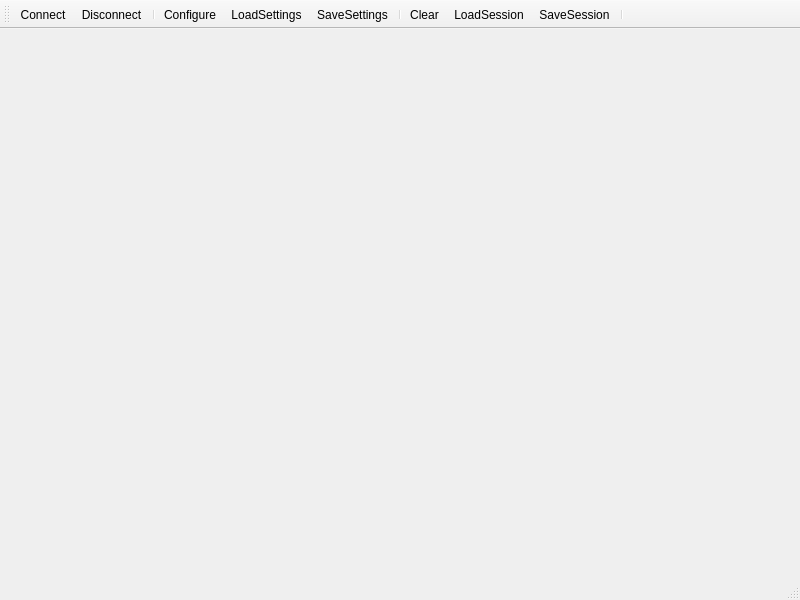
<?xml version="1.0" encoding="UTF-8"?>
<ui version="4.0">
 <class>MainWindow</class>
 <widget class="QMainWindow" name="MainWindow">
  <property name="geometry">
   <rect>
    <x>0</x>
    <y>0</y>
    <width>800</width>
    <height>600</height>
   </rect>
  </property>
  <property name="windowTitle">
   <string>Simple Terminal</string>
  </property>
  <widget class="QWidget" name="centralWidget">
   <layout class="QVBoxLayout" name="verticalLayout"/>
  </widget>
  <widget class="QToolBar" name="mainToolBar">
   <attribute name="toolBarArea">
    <enum>TopToolBarArea</enum>
   </attribute>
   <attribute name="toolBarBreak">
    <bool>false</bool>
   </attribute>
   <addaction name="actionConnect"/>
   <addaction name="actionDisconnect"/>
   <addaction name="separator"/>
   <addaction name="actionConfigure"/>
   <addaction name="actionLoadSettings"/>
   <addaction name="actionSaveSettings"/>
   <addaction name="separator"/>
   <addaction name="actionClear"/>
   <addaction name="actionLoadSession"/>
   <addaction name="actionSaveSession"/>
   <addaction name="separator"/>
  </widget>
  <widget class="QStatusBar" name="statusBar"/>
  <action name="actionAbout">
   <property name="text">
    <string>&amp;About</string>
   </property>
   <property name="toolTip">
    <string>About program</string>
   </property>
   <property name="shortcut">
    <string>Alt+A</string>
   </property>
  </action>
  <action name="actionAboutQt">
   <property name="text">
    <string>About Qt</string>
   </property>
  </action>
  <action name="actionConnect">
   <property name="icon">
    <iconset resource="terminal.qrc">
     <normaloff>:/images/connect.png</normaloff>:/images/connect.png</iconset>
   </property>
   <property name="text">
    <string>C&amp;onnect</string>
   </property>
   <property name="toolTip">
    <string>Connect to serial port</string>
   </property>
   <property name="shortcut">
    <string>Ctrl+O</string>
   </property>
  </action>
  <action name="actionDisconnect">
   <property name="icon">
    <iconset resource="terminal.qrc">
     <normaloff>:/images/disconnect.png</normaloff>:/images/disconnect.png</iconset>
   </property>
   <property name="text">
    <string>&amp;Disconnect</string>
   </property>
   <property name="toolTip">
    <string>Disconnect from serial port</string>
   </property>
   <property name="shortcut">
    <string>Ctrl+D</string>
   </property>
  </action>
  <action name="actionConfigure">
   <property name="icon">
    <iconset resource="terminal.qrc">
     <normaloff>:/images/settings.png</normaloff>:/images/settings.png</iconset>
   </property>
   <property name="text">
    <string>&amp;Configure</string>
   </property>
   <property name="toolTip">
    <string>Configure serial port</string>
   </property>
   <property name="shortcut">
    <string>Alt+C</string>
   </property>
  </action>
  <action name="actionClear">
   <property name="icon">
    <iconset resource="terminal.qrc">
     <normaloff>:/images/clear.png</normaloff>:/images/clear.png</iconset>
   </property>
   <property name="text">
    <string>C&amp;lear</string>
   </property>
   <property name="toolTip">
    <string>Clear data</string>
   </property>
   <property name="shortcut">
    <string>Alt+L</string>
   </property>
  </action>
  <action name="actionQuit">
   <property name="icon">
    <iconset resource="terminal.qrc">
     <normaloff>:/images/application-exit.png</normaloff>:/images/application-exit.png</iconset>
   </property>
   <property name="text">
    <string>&amp;Quit</string>
   </property>
   <property name="shortcut">
    <string>Ctrl+Q</string>
   </property>
  </action>
  <action name="actionLoadSession">
   <property name="icon">
    <iconset resource="terminal.qrc">
     <normaloff>:/images/load.png</normaloff>:/images/load.png</iconset>
   </property>
   <property name="text">
    <string>LoadSession</string>
   </property>
   <property name="toolTip">
    <string>Load session</string>
   </property>
   <property name="menuRole">
    <enum>QAction::TextHeuristicRole</enum>
   </property>
  </action>
  <action name="actionSaveSession">
   <property name="icon">
    <iconset resource="terminal.qrc">
     <normaloff>:/images/save.png</normaloff>:/images/save.png</iconset>
   </property>
   <property name="text">
    <string>SaveSession</string>
   </property>
   <property name="toolTip">
    <string>Save session</string>
   </property>
   <property name="menuRole">
    <enum>QAction::TextHeuristicRole</enum>
   </property>
  </action>
  <action name="actionLoadSettings">
   <property name="icon">
    <iconset resource="terminal.qrc">
     <normaloff>:/images/load.png</normaloff>:/images/load.png</iconset>
   </property>
   <property name="text">
    <string>LoadSettings</string>
   </property>
   <property name="toolTip">
    <string>Load settings</string>
   </property>
   <property name="menuRole">
    <enum>QAction::TextHeuristicRole</enum>
   </property>
  </action>
  <action name="actionSaveSettings">
   <property name="icon">
    <iconset resource="terminal.qrc">
     <normaloff>:/images/save.png</normaloff>:/images/save.png</iconset>
   </property>
   <property name="text">
    <string>SaveSettings</string>
   </property>
   <property name="toolTip">
    <string>Save settings</string>
   </property>
   <property name="menuRole">
    <enum>QAction::TextHeuristicRole</enum>
   </property>
  </action>
 </widget>
 <layoutdefault spacing="6" margin="11"/>
 <resources>
  <include location="terminal.qrc"/>
 </resources>
 <connections/>
</ui>
